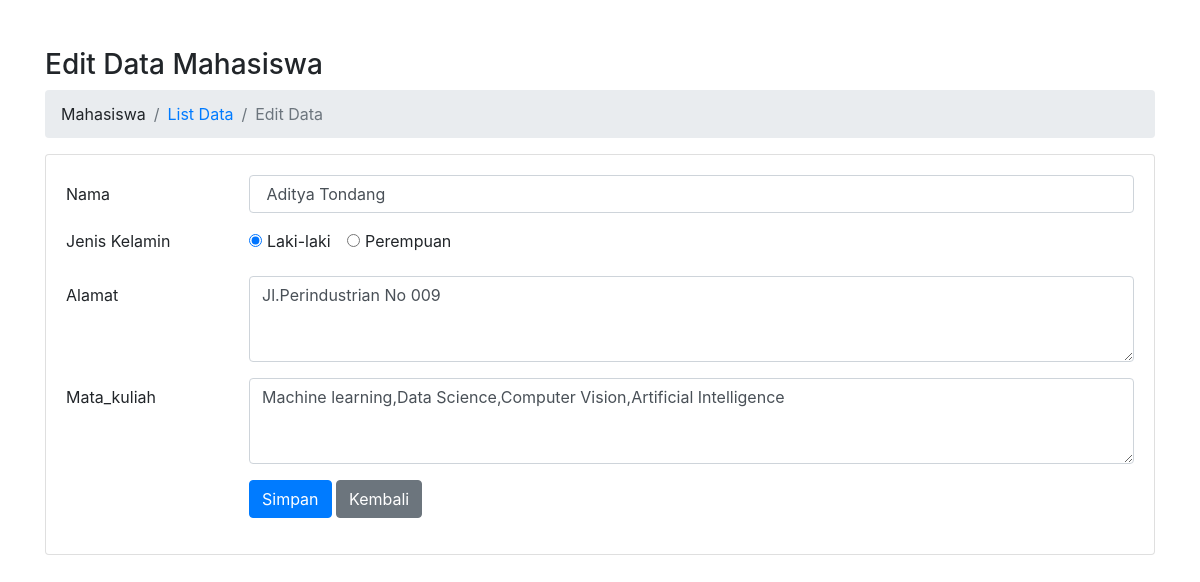
Page /mahasiswa/edit/3 on the committed database.
### tables this page shows
CREATE TABLE `mahasiswa` (
  `ID` int(11) NOT NULL,
  `Nama` varchar(150) DEFAULT NULL,
  `Jenis_kelamin` varchar(20) DEFAULT NULL,
  `Alamat` text DEFAULT NULL,
  `Mata_kuliah` text DEFAULT NULL
);

### application/controllers/Mahasiswa.php (called while the page is built, shortened)
<?php
class Mahasiswa extends CI_Controller
{
    public function __construct()
    {
        $this->load->model("Model_mhs");
    }
    public function edit($id = null)
    {
        $Mahasiswa = $this->Model_mhs;
        $data["title"] = "Edit Data Mahasiswa";
        $data["data_mahasiswa"] = $Mahasiswa->getById($id);
        $this->load->view('templates/header', $data);
        $this->load->view('mahasiswa/edit', $data);
        $this->load->view('templates/footer');
    }
}

### index.php (called while the page is built, shortened)
<?php
require_once BASEPATH.'core/CodeIgniter.php';

### application/models/Model_mhs.php (called while the page is built, shortened)
<?php
class Model_mhs extends CI_Model
{
    private $table = 'mahasiswa';
    public function getById($id)
    {
        return $this->db->get_where($this->table, ["ID" => $id])->row();
    }
}

### application/views/mahasiswa/edit.php (the view, shortened to what this page needs)
<div class="container pt-5">
    <h3><?= $title ?></h3>
    <nav aria-label="breadcrumb">
        <ol class="breadcrumb ">
            <li class="breadcrumb-item"><a>Mahasiswa</a></li>
            <li class="breadcrumb-item "><a href="<?= base_url('mahasiswa'); ?>">List Data</a></li>
            <li class="breadcrumb-item active" aria-current="page">Edit Data</li>
        </ol>
    </nav>
    <div class="row">
        <div class="col-md-12">
            <div class="card">
                <div class="card-body">
                    <?php
                    $attributes = array('id' => 'FrmEditMahasiswa', 'method' => "post", "autocomplete" => "off");
                    echo form_open('', $attributes);
                    ?>
                    <div class="form-group row">
                        <label for="Nama" class="col-sm-2 col-form-label">Nama</label>
                        <div class="col-sm-10">
                            <input type="text" class="form-control" id="Nama" name="Nama" value=" <?= $data_mahasiswa->Nama; ?>">
                        </div>
                    </div>
                    <fieldset class="form-group">
                        <div class="row">
                            <legend class="col-form-label col-sm-2 pt-0">Jenis Kelamin</legend>
                            <div class="col-sm-10">
                                <div class="form-check form-check-inline">
                                    <input class="form-check-input" type="radio" id="Jenis_kelamin" name="Jenis_kelamin" value="Laki-laki" <?php if ($data_mahasiswa->Jenis_kelamin == "Laki-laki") : echo "checked";
                                                                                                                                            endif; ?>>
                                    <label class="form-check-label" for="Jenis_kelamin">
                                        Laki-laki
                                    </label>
                                </div>
                                <div class="form-check form-check-inline">
                                    <input class="form-check-input" type="radio" id="Jenis_kelamin2" name="Jenis_kelamin" value="Perempuan" <?php if ($data_mahasiswa->Jenis_kelamin == "Perempuan") : echo "checked";
                                                                                                                                            endif; ?>>
                                    <label class="form-check-label" for="Jenis_kelamin2">
                                        Perempuan
                                    </label>
                                </div>
                            </div>
                        </div>
                    </fieldset>
                    <div class="form-group row">
                        <label for="Alamat" class="col-sm-2 col-form-label">Alamat</label>
                        <div class="col-sm-10">
                            <textarea class="form-control" id="Alamat" name="Alamat" rows="3"><?= $data_mahasiswa->Alamat; ?></textarea>
                        </div>
                    </div>
                    <div class="form-group row">
                        <label for="Mata_kuliah" class="col-sm-2 col-form-label">Mata_kuliah</label>
                        <div class="col-sm-10">
                           <textarea class="form-control" id="Mata_kuliah" rows="3"name="Mata_kuliah"><?= $data_mahasiswa->Mata_kuliah ?></textarea>
                        </div>
                    </div>
                    <div class="form-group row">
                        <div class="col-sm-10 offset-md-2">
                            <button type="submit" class="btn btn-primary">Simpan</button>
                            <a class="btn btn-secondary" href="javascript:history.back()">Kembali</a>
                        </div>
                    </div>
                    </form>
                </div>
            </div>
        </div>
    </div>
</div>

### rows in the picture
mahasiswa: Nama "Aditya Tondang", Jenis_kelamin "☑ Laki-laki", Jenis_kelamin "☐ Perempuan", Alamat "Jl.Perindustrian No 009", Mata_kuliah "Machine learning,Data Science,Computer Vision,Artificial Intelligence"

### other values in the picture
$title "Edit Data Mahasiswa"
